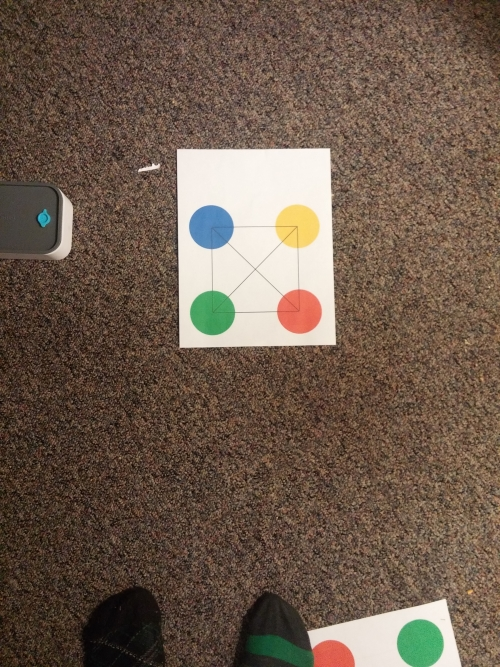
//> input picture cv_tracker/img/2015-11-27 18.04.34.jpg, 500 x 667 px, given in place of the camera
$ ./calibrate   (built with g++ and OpenCV 4)
//> lines starting //> are read from the running program, lines starting //| are printed output that depends on the picture; after the words box and inside, x2 and y2 are one past the last pixel; in counts of white or black regions, pixels touching at a corner belong together
#include <sstream>
#include <string>
#include <iostream>
#include <vector>
#include <unistd.h>
#include <opencv2/opencv.hpp>
#include "opencv/cv.h"
#include <math.h>

using namespace cv;
using namespace std;

 int main( int argc, char** argv )
 {
    VideoCapture cap;
     cap.open(0); //capture the video from web cam

    if ( !cap.isOpened() )  // if not success, exit program
    {
         cout << "Cannot open the web cam" << endl;
         return -1;
    }

    namedWindow("Control", CV_WINDOW_AUTOSIZE); //create a window called "Control"

  int iLowH = 0;
 int iHighH = 179;

  int iLowS = 0;
 int iHighS = 255;

  int iLowV = 0;
 int iHighV = 255;

  //Create trackbars in "Control" window
 cvCreateTrackbar("LowH", "Control", &iLowH, 179); //Hue (0 - 179)
//> slider 'LowH' is set to 35
 cvCreateTrackbar("HighH", "Control", &iHighH, 179);

  cvCreateTrackbar("LowS", "Control", &iLowS, 255); //Saturation (0 - 255)
//> slider 'LowS' is set to 51
 cvCreateTrackbar("HighS", "Control", &iHighS, 255);

  cvCreateTrackbar("LowV", "Control", &iLowV, 255); //Value (0 - 255)
//> slider 'LowV' is set to 51
 cvCreateTrackbar("HighV", "Control", &iHighV, 255);

    while (true)
    {
        Mat imgOriginal;

        bool bSuccess = cap.read(imgOriginal); // read a new frame from video
//> imgOriginal is the input picture: 667 rows x 500 cols, CV_8UC3; mean B, G, R 77, 91.4, 109.8

         if (!bSuccess) //if not success, break loop
        {
             cout << "Cannot read a frame from video stream" << endl;
             break;
        }

    Mat imgHSV;

   cvtColor(imgOriginal, imgHSV, COLOR_BGR2HSV); //Convert the captured frame from BGR to HSV
//> imgHSV: 667 rows x 500 cols, CV_8UC3; mean H, S, V 14.7, 92.4, 111.5

  Mat imgThresholded;

   inRange(imgHSV, Scalar(iLowH, iLowS, iLowV), Scalar(iHighH, iHighS, iHighV), imgThresholded); //Threshold the image
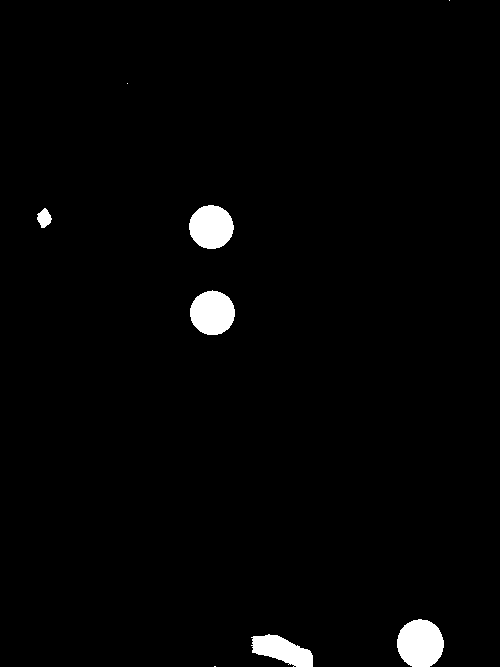
//> imgThresholded: 667 rows x 500 cols, CV_8UC1; 1.9% white; 8 white regions (3 under 20 px), largest, box (x1, y1, x2, y2) and area: (397, 619, 444, 667) 1787, (190, 290, 235, 335) 1568, (189, 205, 234, 249) 1533, (251, 634, 313, 667) 1243, (37, 208, 52, 228) 194

  //morphological opening (remove small objects from the foreground)
  erode(imgThresholded, imgThresholded, getStructuringElement(MORPH_ELLIPSE, Size(5, 5)) );
  dilate( imgThresholded, imgThresholded, getStructuringElement(MORPH_ELLIPSE, Size(5, 5)) );

   //morphological closing (fill small holes in the foreground)
  dilate( imgThresholded, imgThresholded, getStructuringElement(MORPH_ELLIPSE, Size(5, 5)) );
  erode(imgThresholded, imgThresholded, getStructuringElement(MORPH_ELLIPSE, Size(5, 5)) );
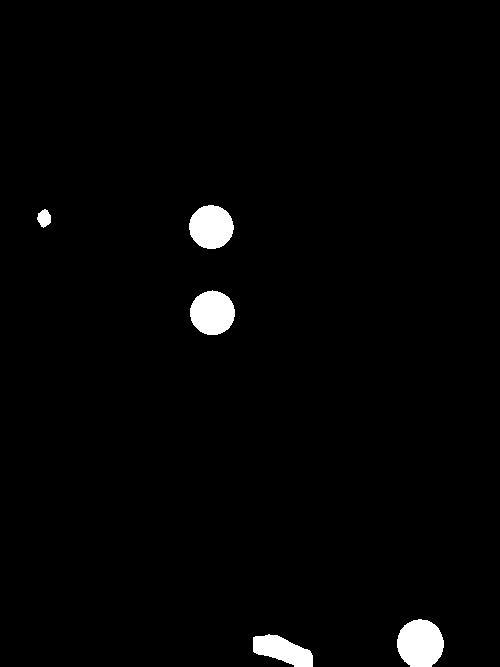
//> imgThresholded: 667 rows x 500 cols, CV_8UC1; 1.9% white; 5 white regions, box (x1, y1, x2, y2) and area: (397, 619, 444, 667) 1791, (190, 290, 235, 335) 1567, (189, 205, 234, 249) 1533, (253, 634, 313, 667) 1229, (37, 209, 51, 228) 184

   imshow("Thresholded Image", imgThresholded); //show the thresholded image
  imshow("Original", imgOriginal); //show the original image

        if (waitKey(30) == 27) //wait for 'esc' key press for 30ms. If 'esc' key is pressed, break loop
//> the Esc key is pressed
       {
            cout << "esc key is pressed by user" << endl;
            break;
       }
    }

   return 0;

}
